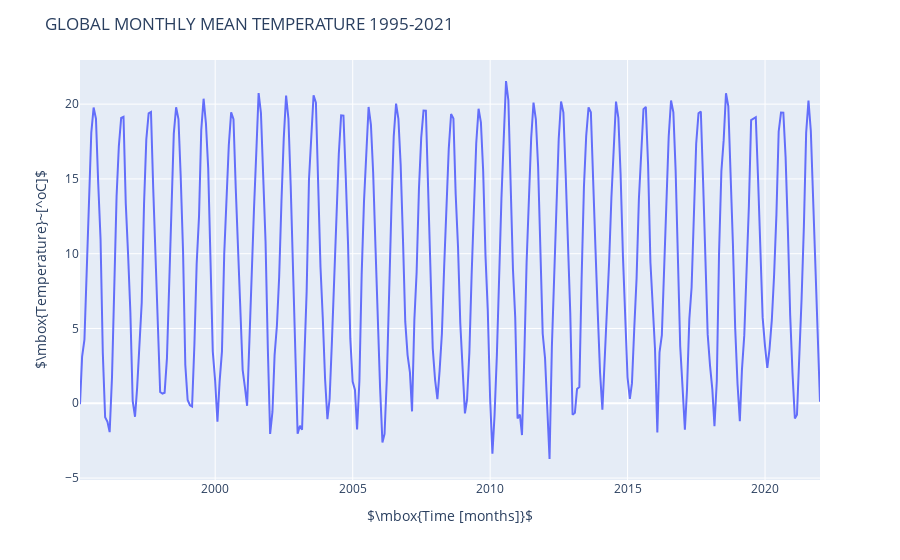

The code cell stored with this chart in its notebook:
### Code cell
monthly_global_temp_ts = monthly_global_temp_ts.squeeze()
fig = px.line(
    x=monthly_global_temp_ts["time"],
    y=monthly_global_temp_ts["tg"],
)
fig.update_layout(
    xaxis_title=r"$\mbox{Time [months]}$",
    yaxis_title=r"$\mbox{Temperature}~[^oC]$",
    title="GLOBAL MONTHLY MEAN TEMPERATURE 1995-2021",
)
fig.show()

### Figure 1 — Plotly figure (JSON) as saved in the notebook; plotly's stock layout.template omitted (floating-point values rounded to 4 significant figures; data arrays with more than 128 entries replaced by an {"elided": "..."} marker saying what was removed)
{"data": [{"hovertemplate": "x=%{x}<br>y=%{y}<extra></extra>", "legendgroup": "", "line": {"color": "#636efa", "dash": "solid"}, "marker": {"symbol": "circle"}, "mode": "lines", "name": "", "orientation": "v", "showlegend": false, "type": "scatter", "x": {"elided": "324 str values"}, "xaxis": "x", "y": {"elided": "324 float values"}, "yaxis": "y"}], "layout": {"legend": {"tracegroupgap": 0}, "margin": {"t": 60}, "title": {"text": "GLOBAL MONTHLY MEAN TEMPERATURE 1995-2021"}, "xaxis": {"anchor": "y", "domain": [0, 1], "title": {"text": "$\\mbox{Time [months]}$"}}, "yaxis": {"anchor": "x", "domain": [0, 1], "title": {"text": "$\\mbox{Temperature}~[^oC]$"}}}}
